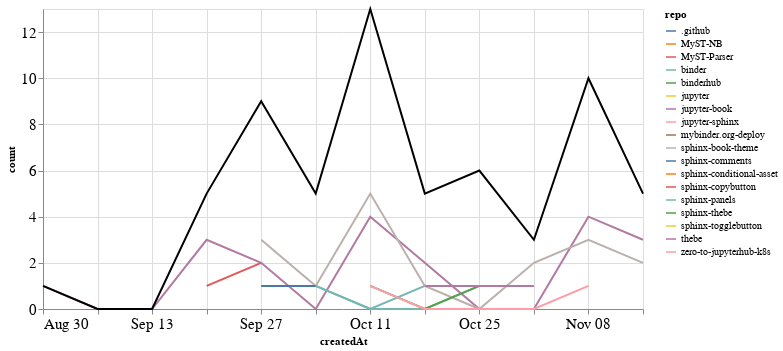

Notebook cell for this chart:
### Markdown cell above
## PRs

### Code cell
prs_time = prs.groupby('repo').resample('W', on='createdAt').count()['author'].reset_index()
prs_time = prs_time.rename(columns={'author': 'count'})
prs_time_total = prs_time.groupby('createdAt').agg({"count": "sum"}).reset_index()

ch1 = alt.Chart(prs_time, width=600).mark_line().encode(
    x='createdAt',
    y='count',
    color='repo',
    tooltip="repo"
)

ch2 = alt.Chart(prs_time_total, width=600).mark_line(color="black").encode(
    x='createdAt',
    y='count',
)

ch1 + ch2

### Figure 1 — Vega-Lite specification as saved in the notebook (floating-point values rounded to 4 significant figures)
{"config": {"axisLeft": {"labelFontSize": 15}, "axisBottom": {"labelFontSize": 15}}, "layer": [{"data": {"name": "data-cb7631d2b81ed9d2ff1d059b93fbf0ac"}, "mark": "line", "encoding": {"color": {"type": "nominal", "field": "repo"}, "tooltip": {"type": "nominal", "field": "repo"}, "x": {"type": "temporal", "field": "createdAt"}, "y": {"type": "quantitative", "field": "count"}}, "width": 600}, {"data": {"name": "data-a340a76ecc6e31e5ca3235ef8ca011c0"}, "mark": {"type": "line", "color": "black"}, "encoding": {"x": {"type": "temporal", "field": "createdAt"}, "y": {"type": "quantitative", "field": "count"}}, "width": 600}], "$schema": "https://vega.github.io/schema/vega-lite/v4.8.1.json", "datasets": {"data-cb7631d2b81ed9d2ff1d059b93fbf0ac": [{"repo": ".github", "createdAt": "2020-11-08T00:00:00", "count": 1}, {"repo": "MyST-NB", "createdAt": "2020-10-11T00:00:00", "count": 1}, {"repo": "MyST-Parser", "createdAt": "2020-09-20T00:00:00", "count": 1}, {"repo": "MyST-Parser", "createdAt": "2020-09-27T00:00:00", "count": 2}, {"repo": "binder", "createdAt": "2020-10-04T00:00:00", "count": 1}, {"repo": "binder", "createdAt": "2020-10-11T00:00:00", "count": 0}, {"repo": "binder", "createdAt": "2020-10-18T00:00:00", "count": 1}, {"repo": "binderhub", "createdAt": "2020-10-04T00:00:00", "count": 1}, {"repo": "jupyter", "createdAt": "2020-09-20T00:00:00", "count": 1}, {"repo": "jupyter-book", "createdAt": "2020-08-30T00:00:00", "count": 1}, {"repo": "jupyter-book", "createdAt": "2020-09-06T00:00:00", "count": 0}, {"repo": "jupyter-book", "createdAt": "2020-09-13T00:00:00", "count": 0}, {"repo": "jupyter-book", "createdAt": "2020-09-20T00:00:00", "count": 3}, {"repo": "jupyter-book", "createdAt": "2020-09-27T00:00:00", "count": 2}, {"repo": "jupyter-book", "createdAt": "2020-10-04T00:00:00", "count": 0}, {"repo": "jupyter-book", "createdAt": "2020-10-11T00:00:00", "count": 4}, {"repo": "jupyter-book", "createdAt": "2020-10-18T00:00:00", "count": 2}, {"repo": "jupyter-book", "createdAt": "2020-10-25T00:00:00", "count": 0}, {"repo": "jupyter-book", "createdAt": "2020-11-01T00:00:00", "count": 0}, {"repo": "jupyter-book", "createdAt": "2020-11-08T00:00:00", "count": 4}, {"repo": "jupyter-book", "createdAt": "2020-11-15T00:00:00", "count": 3}, {"repo": "jupyter-sphinx", "createdAt": "2020-09-27T00:00:00", "count": 1}, {"repo": "mybinder.org-deploy", "createdAt": "2020-10-11T00:00:00", "count": 1}, {"repo": "sphinx-book-theme", "createdAt": "2020-09-27T00:00:00", "count": 3}, {"repo": "sphinx-book-theme", "createdAt": "2020-10-04T00:00:00", "count": 1}, {"repo": "sphinx-book-theme", "createdAt": "2020-10-11T00:00:00", "count": 5}, {"repo": "sphinx-book-theme", "createdAt": "2020-10-18T00:00:00", "count": 1}, {"repo": "sphinx-book-theme", "createdAt": "2020-10-25T00:00:00", "count": 0}, {"repo": "sphinx-book-theme", "createdAt": "2020-11-01T00:00:00", "count": 2}, {"repo": "sphinx-book-theme", "createdAt": "2020-11-08T00:00:00", "count": 3}, {"repo": "sphinx-book-theme", "createdAt": "2020-11-15T00:00:00", "count": 2}, {"repo": "sphinx-comments", "createdAt": "2020-09-27T00:00:00", "count": 1}, {"repo": "sphinx-comments", "createdAt": "2020-10-04T00:00:00", "count": 1}, {"repo": "sphinx-conditional-asset", "createdAt": "2020-10-25T00:00:00", "count": 2}, {"repo": "sphinx-copybutton", "createdAt": "2020-11-08T00:00:00", "count": 1}, {"repo": "sphinx-panels", "createdAt": "2020-10-04T00:00:00", "count": 1}, {"repo": "sphinx-panels", "createdAt": "2020-10-11T00:00:00", "count": 0}, {"repo": "sphinx-panels", "createdAt": "2020-10-18T00:00:00", "count": 0}, {"repo": "sphinx-panels", "createdAt": "2020-10-25T00:00:00", "count": 1}, {"repo": "sphinx-thebe", "createdAt": "2020-10-11T00:00:00", "count": 1}, {"repo": "sphinx-thebe", "createdAt": "2020-10-18T00:00:00", "count": 0}, {"repo": "sphinx-thebe", "createdAt": "2020-10-25T00:00:00", "count": 1}, {"repo": "sphinx-togglebutton", "createdAt": "2020-10-25T00:00:00", "count": 1}, {"repo": "thebe", "createdAt": "2020-10-18T00:00:00", "count": 1}, {"repo": "thebe", "createdAt": "2020-10-25T00:00:00", "count": 1}, {"repo": "thebe", "createdAt": "2020-11-01T00:00:00", "count": 1}, {"repo": "zero-to-jupyterhub-k8s", "createdAt": "2020-10-11T00:00:00", "count": 1}, {"repo": "zero-to-jupyterhub-k8s", "createdAt": "2020-10-18T00:00:00", "count": 0}, {"repo": "zero-to-jupyterhub-k8s", "createdAt": "2020-10-25T00:00:00", "count": 0}, {"repo": "zero-to-jupyterhub-k8s", "createdAt": "2020-11-01T00:00:00", "count": 0}, {"repo": "zero-to-jupyterhub-k8s", "createdAt": "2020-11-08T00:00:00", "count": 1}], "data-a340a76ecc6e31e5ca3235ef8ca011c0": [{"createdAt": "2020-08-30T00:00:00", "count": 1}, {"createdAt": "2020-09-06T00:00:00", "count": 0}, {"createdAt": "2020-09-13T00:00:00", "count": 0}, {"createdAt": "2020-09-20T00:00:00", "count": 5}, {"createdAt": "2020-09-27T00:00:00", "count": 9}, {"createdAt": "2020-10-04T00:00:00", "count": 5}, {"createdAt": "2020-10-11T00:00:00", "count": 13}, {"createdAt": "2020-10-18T00:00:00", "count": 5}, {"createdAt": "2020-10-25T00:00:00", "count": 6}, {"createdAt": "2020-11-01T00:00:00", "count": 3}, {"createdAt": "2020-11-08T00:00:00", "count": 10}, {"createdAt": "2020-11-15T00:00:00", "count": 5}]}}
